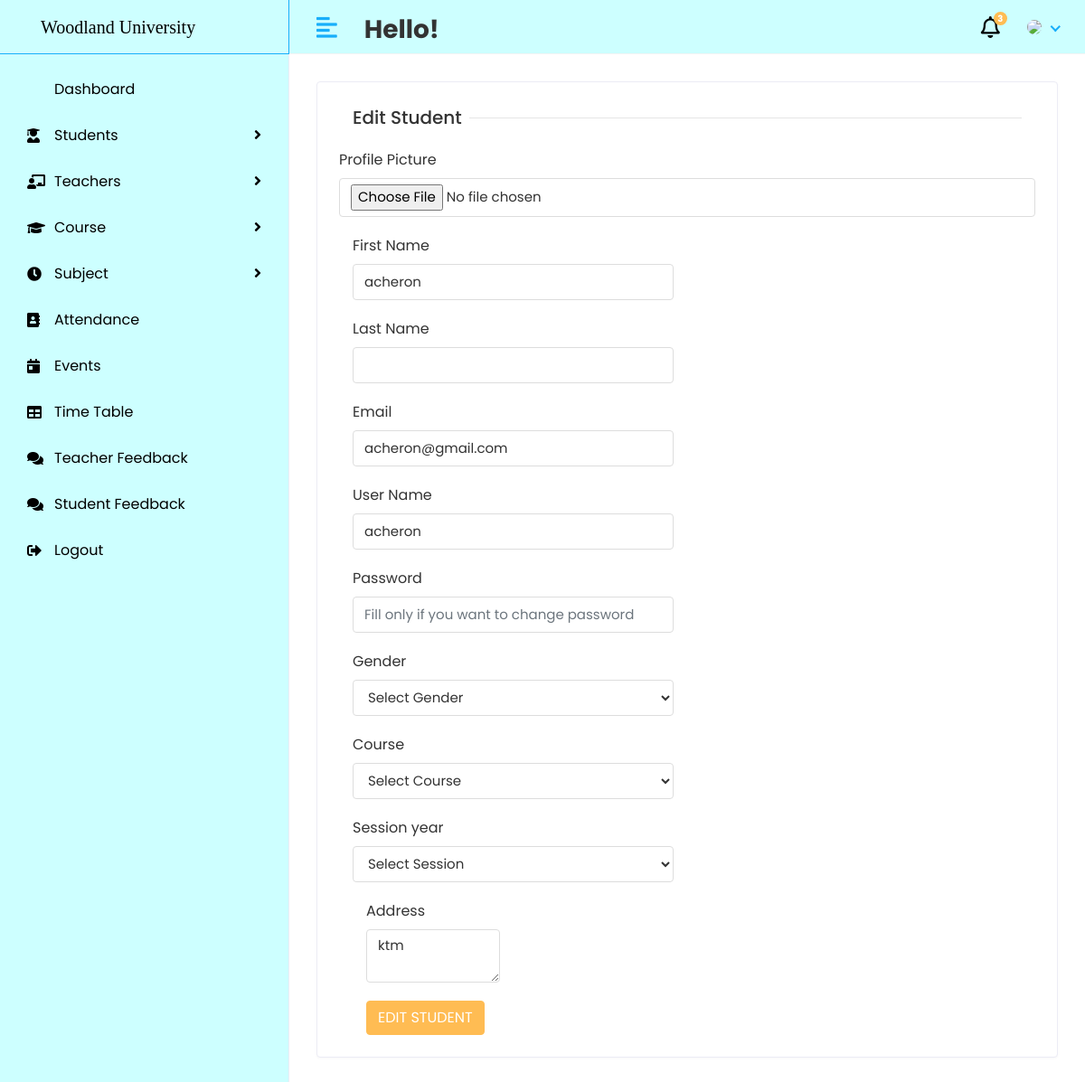
Page /HOD/edit/student/1 on the committed database.
### course_manageent_system_app/models.py (models this page shows, shortened)
class Students(models.Model):
    admin = models.OneToOneField(CustomUser, on_delete=models.CASCADE)
    address = models.TextField()
    gender = models.CharField(max_length=100)
    course_id = models.ForeignKey(Course, on_delete=models.DO_NOTHING)
    session_year_id = models.ForeignKey(Session, on_delete=models.DO_NOTHING)
    created_at = models.DateTimeField(auto_now_add=True)
    updated_at = models.DateTimeField(auto_now=True)

class CustomUser(AbstractUser):
    USER = (
        (1, 'ADMIN'),
        (2, 'TEACHER'),
        (3, 'STUDENT'),
    )
    user_type = models.CharField(choices=USER, max_length=50, default=1)
    profile_pics = models.ImageField(upload_to='media/profile_pic')

### WUC_Project/views_admin.py (the view)
# urls.py: path('HOD/edit/student/<str:id>', views_admin.EDIT_STUDENT, name='edit_student'),
def EDIT_STUDENT(request, id):
    student = Students.objects.filter(id=id)
    course = Course.objects.all()
    session = Session.objects.all()
    context = {
        'session': session,
        'course': course,
        'student': student,
    }
    return render(request, 'HOD/edit_student.html', context)

### templates/HOD/edit_student.html (shortened to what this page needs)
{% include 'dashboard.html'%}
{% block content %}
<div class="page-wrapper">
     <div class="content container-fluid">
   <div class="row">
<div class="col-sm-12">
<div class="card">
<div class="card-body">
<form method="post" action="{% url 'update_student' %}" enctype="multipart/form-data">
<div class="col-12">
<h5 class="form-title"><span>Edit Student</span></h5>
</div>
<div class="form-group">
<label>Profile Picture</label>
<input type="file" class="form-control" name = "profile_pic" >
</div>
<div class="col-12 col-sm-6">
<div class="form-group">
<label>First Name</label>
<input type="text" class="form-control" name="first_name"  value="{% for i in student%}{{i.admin.first_name}}{% endfor %}" >
</div>
</div>
<div class="col-12 col-sm-6">
<div class="form-group">
<label>Last Name</label>
<input type="text" class="form-control" name="last_name"  value="{% for i in student%}{{i.admin.last_name}}{% endfor %}" >
</div>
</div>
    <div class="col-12 col-sm-6">
<div class="form-group">
<label>Email</label>
<input type="text" class="form-control" name="email"  value="{% for i in student%}{{i.admin.email}}{% endfor %}" >
</div>
</div>
    <div class="col-12 col-sm-6">
<div class="form-group">
<label>User Name</label>
<input type="text" class="form-control" name="username"  value="{% for i in student%}{{i.admin.username}}{% endfor %}">
</div>
</div>
    <div class="col-12 col-sm-6">
<div class="form-group">
<label>Password</label>
<input type="password" class="form-control" name="password" placeholder="Fill only if you want to change password" >
</div>
</div>
    <div class="col-12 col-sm-6">
                                    <div class="form-group">
                                       <label>Gender</label>
                                       <select class="form-control" name="gender" >
                                          <option>Select Gender</option>
                                       </select>
                                    </div>
                                 </div>
    <div class="col-12 col-sm-6">
                                    <div class="form-group">
                                       <label>Course</label>
                                       <select class="form-control" name="course_id" >
                                          <option>Select Course</option>
                                       </select>
                                    </div>
                                 </div>
    <div class="col-12 col-sm-6">
                                    <div class="form-group">
                                       <label>Session year</label>
                                       <select class="form-control" name="session_year_id" >
                                          <option>Select Session</option>
                                       </select>
                                    </div>
                                 </div>
     <div class="col-12 col-sm-6">
     <div class="col-12 col-sm-6">
        <div class="form-group">
        <label>Address</label>
        <textarea class="form-control" name="address">{% for i in student%}{{i.address}}{% endfor %}</textarea>
        </div>
        </div>
        <div class="col-12">
        <button type="submit" class="btn btn-primary">EDIT STUDENT</button>
        </div>
</form>
</div>
</div>
</div>
</div>
    </div>
</div>
{% endblock %}

### static/assets/css/style.css (style rules this page uses)
html { height: 100%; }
body { background-color: #fff; color: #333; font-family: 'Poppins', sans-serif; font-size: 1rem; height: 100%; line-height: 1.5; overflow-x: hidden; }
h1, h2, h3, h4, h5, h6 { font-family: 'Poppins', sans-serif; margin-top: 0; }
.form-control { border: 1px solid #ddd; box-shadow: none; color: #333; font-size: 15px; height: 40px; }
input, button, a { transition: all 0.4s ease; -moz-transition: all 0.4s ease; -o-transition: all 0.4s ease; -ms-transition: all 0.4s ease; -webkit-transition: all 0.4s ease; }
input, input:focus, button, button:focus { outline: none; }
input[type="file"] { height: auto; min-height: calc(1.5em + .75rem + 2px); }
input[type=text], input[type=password] { -webkit-appearance: none; -moz-appearance: none; appearance: none; }
textarea.form-control { resize: vertical; }
.form-group { margin-bottom: 1.25rem; }
.btn-primary { background-color: #FFBC53; border: 1px solid #FFBC53; }
.card { border: 1px solid #ececf5; box-shadow: 0 1px 3px 0 rgba(0, 0, 0, 0.03); margin-bottom: 1.875rem; }
.card-body { padding: 1.5rem; }
.page-wrapper { margin-left: 320px; padding-top: 60px; position: relative; transition: all 0.4s ease; }
.page-wrapper > .content { padding: 1.875rem 1.875rem 0; }
.form-title { width: 100%; max-width: 100%; padding: 0; font-size: 1.25rem; font-weight: 500; line-height: inherit; color: #333; white-space: normal; position: relative; display: block; margin-bottom: 20px; }
.form-title:before { content: ""; position: absolute; left: 0px; right: 0px; height: 1px; top: 50%; background-color: rgba(0, 0, 0, 0.1); }
.form-title span { padding: 0px 0.5rem 0 0; background-color: #fff; display: inline-block; z-index: 2; position: relative; }

### rows in the picture
Students: first_name "acheron", email "acheron@gmail.com", username "acheron", address "ktm"
